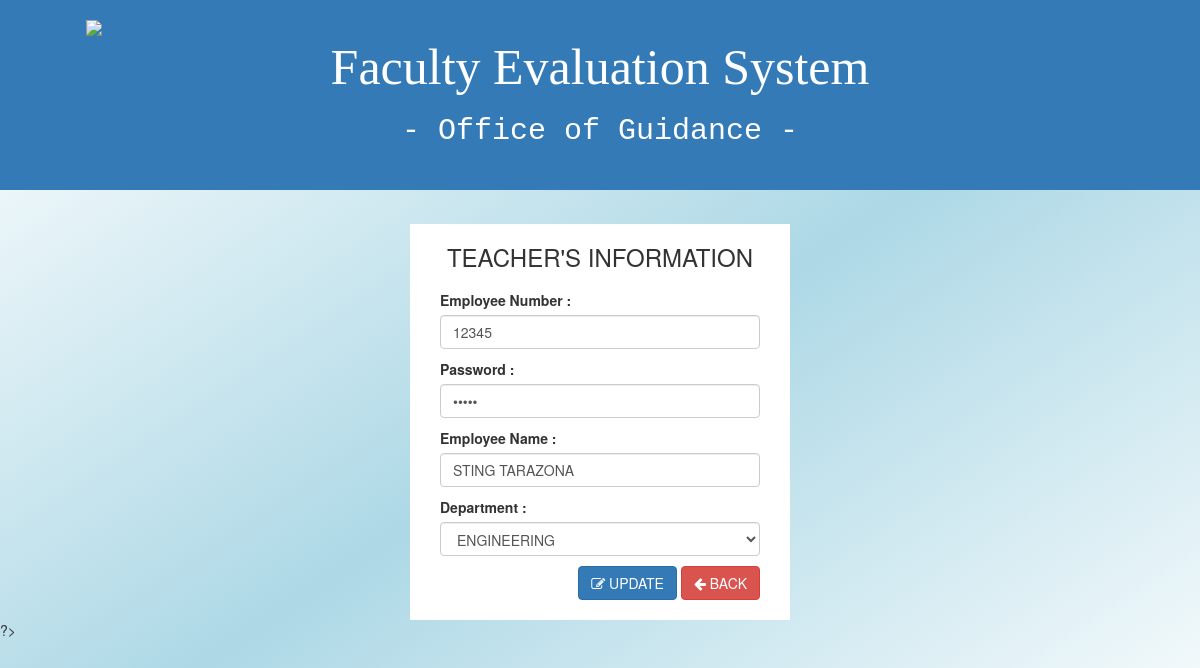
The app's page /functions/edit.php?edit=28 with its own data.
### tables this page shows
CREATE TABLE `teachers` (
  `id` int(11) NOT NULL,
  `emp_id` varchar(11) NOT NULL,
  `pass` varchar(50) NOT NULL,
  `name` varchar(100) NOT NULL,
  `department` varchar(100) NOT NULL
);

### database/database.php (called while the page is built, shortened)
<?php
function connect(){
	$db = new PDO("mysql:host=localhost;dbname=scheduling_system","root","");
	return $db;
}
function teacherupdate($M_ID){
    $db = connect();
     $query = $db->prepare("SELECT * FROM teachers WHERE id = '$M_ID'");
     if($query->execute()){
         if($query->rowCount() == 1){
             return $result = $query->fetchAll();
         }
         else{
             return 0;
         }
     }
     else{
         $query->errorInfo();
     }
}
?>

### functions/edit.php (the view, shortened to what this page needs)
<?php
include '../database/database.php';
if(isset($_GET['edit'])){
$id=$_GET['edit'];
}
$data = teacherupdate($id);
        if($data){
              foreach($data as $r){
                $emp_id = $r['emp_id'];
                $name = $r['name'];
                $department = $r['department'];
                $pass = $r['pass'];
              }
}
?>
<html>
<head>
  <link href="../style/bootstrap.min.css" rel="stylesheet">
  <link rel="stylesheet" href="../style/css/font-awesome.min.css" type="text/css">
  <link href="../style/master.css" rel="stylesheet">
</head>
<body style="background:linear-gradient(to bottom right,white,lightblue,white);">
  <header style="margin-bottom: 20px;">
    <div class="container-fluid bg-primary">
      <div class="row">
        <div class="container" style="padding: 20px 0px;">
          <div class="col-md-3">
            <div class="box">
                <img class="img-responsive" src="../images/logo.png">
            </div>
          </div>
          <div class="col-md-6 text-center">
              <h1 class="font"> Faculty Evaluation System </h1>
              <h1 class="font2"> - Office of Guidance - </h1>
          </div>
          <div class="col-md-3"></div>
        </div>
      </div>
    </div>
  </header>
<div class="container">
  <div class="">
    <form action="edit.php" method="POST">
      <div class="col-md-4"></div>
      <div class="col-md-4 bgwhite" style="padding: 20px 30px 20px 30px">
        <h3 align="center" style="margin: 0px 0px 20px 0px">TEACHER'S INFORMATION</h3>
        <div class="form-group">
          <label>Employee Number : </label>
          <input type="text" name="empnum" value="<?php echo $emp_id ?>"
          class="form-control botspace" size="30" height= "100" minlength="7" maxlength="7"
          title="example format: SRT-123" required style="margin-bottom: 10px; text-transform:uppercase;">
          <label>Password : </label>
          <input type="password" name="pass" value="<?php echo $pass ?>"
          class="form-control botspace" size="30" height= "100" minlength="8" maxlength="20"
          required style="margin-bottom: 10px;">
          <label>Employee Name : </label>
          <input type="text" name="name" value="<?php echo $name ?>"
          class="form-control botspace" required style="margin-bottom: 10px; text-transform:uppercase;">
          <label>Department : </label>
          <select name="dept" value="<?php echo $department ?>"
          class="form-control botspace" required style="margin-bottom: 10px;">
          <option value="<?php echo $department ?>"><?php echo $department ?></option>
          </select>
          <div class="pull-right">
            <button type="submit" name="update" class="btn btn-primary">
            <i class="fa fa-edit"></i> UPDATE</button>
            <a href="../chereg.php" class="btn btn-danger">
              <i class="fa fa-arrow-left"></i> BACK</a>
          </div>
        </div>
      </div>
      <div class="col-md-4"></div>
    </form>
  </div>
</div>
?>
</body>
</html>

### style/master.css (style rules this page uses)
.box { position: relative; margin: 0 auto; height: 150px; width: 150px; }
.font { font-family: impact; font-size: 50px; }
.font2 { font-family: monospace; font-size: 30px; }
.bgwhite { background-color: white; }

### records on screen
teachers: empnum "12345", name "STING TARAZONA", dept "ENGINEERING"
